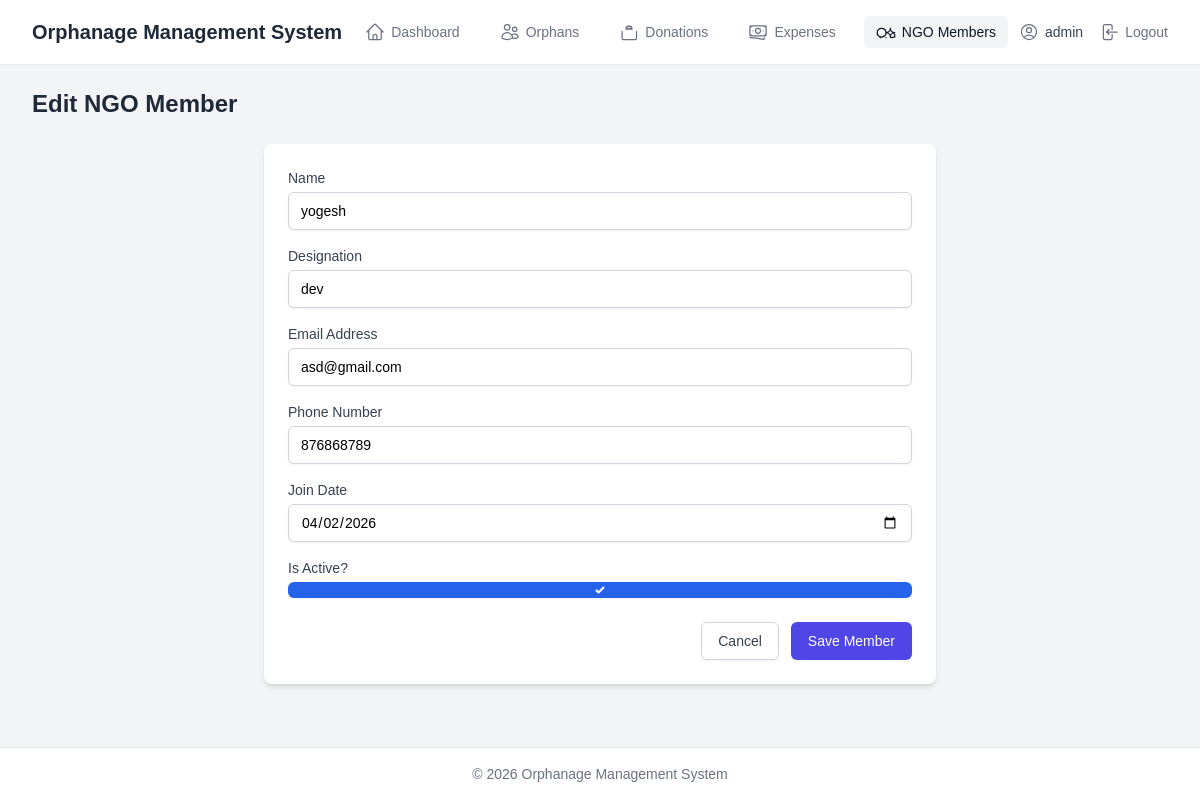
Screenshot of /members/edit/1 (signed in) with the database file from the repository.
### app/models.py (models this page shows, shortened)
class Admin(UserMixin, db.Model):
    id = db.Column(db.Integer, primary_key=True)
    username = db.Column(db.String(64), index=True, unique=True, nullable=False)
    password_hash = db.Column(db.String(256), nullable=False) # Increased length for hash

class NGOMember(db.Model):
    id = db.Column(db.Integer, primary_key=True)
    name = db.Column(db.String(100), nullable=False)
    designation = db.Column(db.String(100), nullable=False)
    email = db.Column(db.String(120), nullable=True, index=True)
    phone = db.Column(db.String(20), nullable=True)
    join_date = db.Column(db.Date, nullable=False, default=datetime.utcnow)
    is_active = db.Column(db.Boolean, default=True, nullable=False)
    created_at = db.Column(db.DateTime, default=datetime.utcnow)

### app/routes.py (the view)
@bp.route('/members/edit/<int:id>', methods=['GET', 'POST'])
@login_required
def edit_member(id):
    member = NGOMember.query.get_or_404(id)
    form = MemberForm(obj=member) # Pre-populate form
    if form.validate_on_submit():
        form.populate_obj(member)
        try:
            db.session.commit()
            flash('NGO Member updated successfully!', 'success')
            return redirect(url_for('main.list_members'))
        except Exception as e:
            db.session.rollback()
            current_app.logger.error(f"Error updating member {id}: {e}", exc_info=True)
            flash('Error updating member. Please check the details and try again.', 'danger')
    elif request.method == 'GET':
        form.join_date.data = member.join_date
    return render_template('members/form.html', title='Edit NGO Member', form=form, form_action=url_for('main.edit_member', id=id))

### app/forms.py
class MemberForm(FlaskForm):
    name = StringField('Name', validators=[DataRequired(), Length(max=100)])
    designation = StringField('Designation', validators=[DataRequired(), Length(max=100)])
    email = StringField('Email Address', validators=[Optional(), Email(), Length(max=120)])
    phone = StringField('Phone Number', validators=[Optional(), Length(max=20)])
    join_date = DateField('Join Date', format='%Y-%m-%d', validators=[DataRequired()])
    is_active = BooleanField('Is Active?', default=True)
    submit = SubmitField('Save Member')

### app/models.py (called while the page is built)
@login_manager.user_loader
def load_user(user_id):
    return Admin.query.get(int(user_id))

### app/routes.py (called while the page is built)
@bp.app_context_processor
def inject_utility_processor():
    return dict(
        format_currency=format_currency,
        now=datetime.utcnow  # Use utcnow for consistency
    )

### app/templates/members/form.html (shortened to what this page needs)
{% extends "base.html" %}
{% macro render_field(field) %}
  <div class="mb-4">
    {{ field.label(class="block text-sm font-medium text-gray-700 mb-1") }}
    {{ field(class="mt-1 block w-full rounded-md border-gray-300 shadow-sm focus:border-indigo-500 focus:ring-indigo-500 sm:text-sm " + ('border-red-500' if field.errors else ''), **kwargs) }}
  </div>
{% endmacro %}
{% block content %}
<h1 class="text-2xl font-bold text-gray-800 mb-6">{{ title }}</h1>
<div class="bg-white p-6 rounded-lg shadow-md max-w-2xl mx-auto">
    <form action="{{ form_action }}" method="POST" novalidate>
      {{ render_field(form.name) }}
      {{ render_field(form.designation) }}
      {{ render_field(form.email, type='email') }}
      {{ render_field(form.phone, type='tel') }}
      {{ render_field(form.join_date, type='date') }}
      {{ render_field(form.is_active) }}
      <div class="flex justify-end space-x-3 mt-6">
           <a href="{{ url_for('main.list_members') }}" class="inline-flex justify-center py-2 px-4 border border-gray-300 rounded-md shadow-sm bg-white text-sm font-medium text-gray-700 hover:bg-gray-50 focus:outline-none focus:ring-2 focus:ring-offset-2 focus:ring-indigo-500">
              Cancel
           </a>
          {{ form.submit(class="inline-flex justify-center py-2 px-4 border border-transparent shadow-sm text-sm font-medium rounded-md text-white bg-indigo-600 hover:bg-indigo-700 focus:outline-none focus:ring-2 focus:ring-offset-2 focus:ring-indigo-500") }}
      </div>
    </form>
</div>
{% endblock %}

### app/templates/base.html (shortened to what this page needs)
<!DOCTYPE html>
<html lang="en">
<head>
    <script src="https://cdn.tailwindcss.com?plugins=forms"></script>
</head>
<body class="bg-gray-100 flex flex-col min-h-screen">
    {% block navbar %}
    {% if current_user.is_authenticated %}
    <nav class="bg-white shadow-sm">
        <div class="max-w-7xl mx-auto px-4 sm:px-6 lg:px-8">
            <div class="flex justify-between items-center h-16">
                <div class="flex-shrink-0 flex items-center">
                    <span class="text-xl font-bold text-gray-800">Orphanage Management System</span>
                </div>
                <div class="flex items-center space-x-2 sm:space-x-4">
                    <a href="{{ url_for('main.dashboard') }}"
                       class="flex items-center px-3 py-1.5 rounded-md text-sm font-medium
                              {% if request.endpoint == 'main.dashboard' %}
                                  bg-gray-100 text-gray-900
                              {% else %}
                                  text-gray-500 hover:bg-gray-50 hover:text-gray-700
                              {% endif %}">
                        Dashboard
                    </a>
                    <a href="{{ url_for('main.list_orphans') }}"
                       class="flex items-center px-3 py-1.5 rounded-md text-sm font-medium
                              {% if request.endpoint == 'main.list_orphans' or request.endpoint == 'main.add_orphan' or request.endpoint == 'main.edit_orphan' %}
                                   bg-gray-100 text-gray-900
                              {% else %}
                                   text-gray-500 hover:bg-gray-50 hover:text-gray-700
                              {% endif %}">
                        Orphans
                    </a>
                     <a href="{{ url_for('main.list_donations') }}"
                        class="flex items-center px-3 py-1.5 rounded-md text-sm font-medium
                               {% if request.endpoint == 'main.list_donations' or request.endpoint == 'main.add_donation' or request.endpoint == 'main.edit_donation' %}
                                   bg-gray-100 text-gray-900
                               {% else %}
                                   text-gray-500 hover:bg-gray-50 hover:text-gray-700
                               {% endif %}">
                         Donations
                     </a>
                     <a href="{{ url_for('main.list_expenses') }}"
                        class="flex items-center px-3 py-1.5 rounded-md text-sm font-medium
                               {% if request.endpoint == 'main.list_expenses' or request.endpoint == 'main.add_expense' or request.endpoint == 'main.edit_expense' %}
                                   bg-gray-100 text-gray-900
                               {% else %}
                                   text-gray-500 hover:bg-gray-50 hover:text-gray-700
                               {% endif %}">
                         Expenses
                     </a>
                     <a href="{{ url_for('main.list_members') }}"
                        class="flex items-center px-3 py-1.5 rounded-md text-sm font-medium
                               {% if request.endpoint == 'main.list_members' or request.endpoint == 'main.add_member' or request.endpoint == 'main.edit_member' %}
                                   bg-gray-100 text-gray-900
                               {% else %}
                                   text-gray-500 hover:bg-gray-50 hover:text-gray-700
                               {% endif %}">
                         NGO Members
                     </a>
                </div>
                <div class="flex items-center space-x-4">
                     <span class="flex items-center text-sm text-gray-700">
                         {{ current_user.username }}
                     </span>
                     <a href="{{ url_for('main.logout') }}" class="flex items-center text-sm text-gray-500 hover:text-gray-700">
                         Logout
                     </a>
                </div>
            </div>
        </div>
    </nav>
    {% endif %}
    {% endblock navbar %}
    <main class="flex-grow">
         {% block main_content_override %}
            <div class="max-w-7xl mx-auto py-6 sm:px-6 lg:px-8">
                 {% block content %}{% endblock %}
             </div>
         {% endblock main_content_override %}
    </main>
    {% block footer %}
    <footer class="text-center text-sm text-gray-500 py-4 mt-auto border-t bg-white">
        © {{ now().year }} Orphanage Management System
    </footer>
    {% endblock footer %}
</body>
</html>

### app/templates/base.html (style rules this page uses)
body { font-family: sans-serif; }

### rows the page displays
Admin: username "admin"
NGOMember: name "yogesh", designation "dev", email "asd@gmail.com", phone "876868789", join_date "04/02/2026", is_active "☑"

### other values shown
{{ title }} "Edit NGO Member"
{{ field.label(class="block text-sm font-medium text-gray-700 mb-1") }} "Name Designation Email Address Phone Number Join Date Is Active?"
